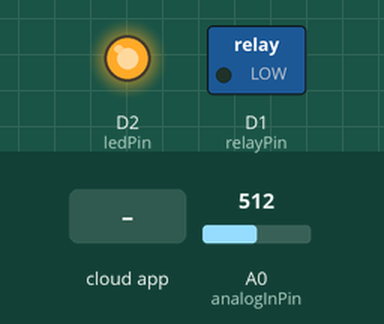
Bench run of a sketch on a simulated ESP8266 (NodeMCU). Parts: switched loads named in the sketch (green lamp = pin HIGH), output pins drawn as LEDs (lit = HIGH). Dashed ring = blinking. Inputs (shaded band) come from the test bench; at power-on: A0 (analogInPin) = 512. WiFi joins after 1.5 s; servers stay silent unless stated; the Firebase database answers and starts empty; what the sketch prints to the serial monitor is not drawn.

Above: at 2.7 s.
2.8 s: the phone or cloud app sets pumpa to ON2
At 2.95 s:
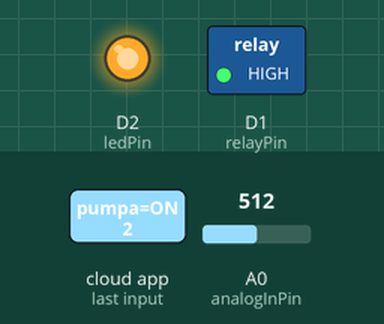
Timing chart, 0 to 5.8 s (numbered marks = the images above; inputs shaded):
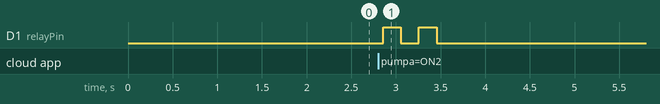

Measured:
- after the input at 2.8 s, D1 (relayPin): alternates HIGH for 0.20 s and LOW for 0.20 s, 4 changes in all, then stays LOW, starting after 0.06 s

The sketch:

IOT_PROJECT.ino
```cpp
#include <ESP8266WiFi.h>
#include <Firebase_ESP_Client.h>
#include "addons/TokenHelper.h"
#include "addons/RTDBHelper.h"

#define WIFI_SSID     "YOUR_WIFI_NAME"
#define WIFI_PASSWORD "YOUR_WIFI_PASSWORD"

#define API_KEY       "YOUR_API_KEY"
#define DATABASE_URL  "YOUR_DATABASE_URL"

FirebaseData fbdo;
FirebaseAuth auth;
FirebaseConfig config;

const int analogInPin = A0;
const int relayPin    = D1;
const int ledPin      = D2;
const int moistureThreshold = 40;

static unsigned long printPrev = 0;
static unsigned long printPrev2 = 0;
int sensorValue     = 0;
int moisturePercent = 0;
bool signupOK       = false;
unsigned long sendDataPrevMillis = 0;
String pumpaStatus;

void setup() {
  Serial.begin(115200);

  pinMode(relayPin, OUTPUT);
  pinMode(ledPin, OUTPUT);
  digitalWrite(relayPin, LOW);
  digitalWrite(ledPin, HIGH);

  WiFi.begin(WIFI_SSID, WIFI_PASSWORD);
  while (WiFi.status() != WL_CONNECTED) {
    delay(300);
    Serial.print(".");
  }
  Serial.println("\nWiFi OK");

  config.api_key      = API_KEY;
  config.database_url = DATABASE_URL;

  if (Firebase.signUp(&config, &auth, "", "")) {
    signupOK = true;
  } else {
    Serial.printf("Signup error: %s\n",
                  config.signer.signupError.message.c_str());
  }

  config.token_status_callback = tokenStatusCallback;
  Firebase.begin(&config, &auth);
  Firebase.reconnectWiFi(true);
}


void loop() {
  // 1) Mjerimo vlagu
  sensorValue     = analogRead(analogInPin);
  moisturePercent = map(sensorValue, 0, 1023, 0, 100);

  if (millis() - printPrev >= 1000) {
  printPrev = millis();
  Serial.print("Vlaga: ");
  Serial.print(moisturePercent);
  Serial.println("%");
}

  // 2) Svakih 5 s saljemo u Firebase
  if (Firebase.ready() && signupOK &&
      (millis() - sendDataPrevMillis > 5000 || sendDataPrevMillis == 0)) {

    sendDataPrevMillis = millis();

    // Vlaga
    Firebase.RTDB.setInt(&fbdo,
      "/test/waterSensor/nivoVode", moisturePercent);
  }

  // 3) Citamo komandu iz Firebase-a
if (Firebase.RTDB.getString(&fbdo, "/test/stanjePumpe/pumpa")) {
  if (millis() - printPrev2 >= 1000) {
  printPrev2 = millis();
  if (fbdo.dataType() == "string") {
    pumpaStatus = fbdo.stringData();
    Serial.println("Komanda: " + pumpaStatus);
  }
  }
} else {
  Serial.println("GET stanjePumpe FAILED: " + fbdo.errorReason());
}

// 4) Logika
static bool pumpOn = false;

// AUTO
if (pumpaStatus == "AUTO") {
  if (moisturePercent == 0) {
    Serial.println("0% -> ne mijenjam stanje pumpe"); // nekad potenciometar zna izgubiti kontakt pa prebaci direktno na 0%
  }
  else if (moisturePercent >= moistureThreshold) {
    pumpOn = false;
    //Serial.println(moisturePercent);
  } else {
    pumpOn = true;
    //Serial.println(moisturePercent);
  }
}
// RUČNO
else if (pumpaStatus == "ON") {
  pumpOn = true;
}
else if (pumpaStatus == "OFF") {
  pumpOn = false;
}
else if (pumpaStatus == "ON2") { //Upali ugasi 2 puta (profesorov zadatak na ispitu)
  digitalWrite(relayPin,HIGH); delay(200);
  digitalWrite(relayPin,LOW); delay(200);
  digitalWrite(relayPin,HIGH); delay(200);
  digitalWrite(relayPin,LOW); delay(10000);

}


// izlaz na relej
if (pumpOn) {
  digitalWrite(relayPin, HIGH);
  digitalWrite(ledPin, LOW);
} else {
  digitalWrite(relayPin, LOW);
  digitalWrite(ledPin, HIGH);
}

}
```
